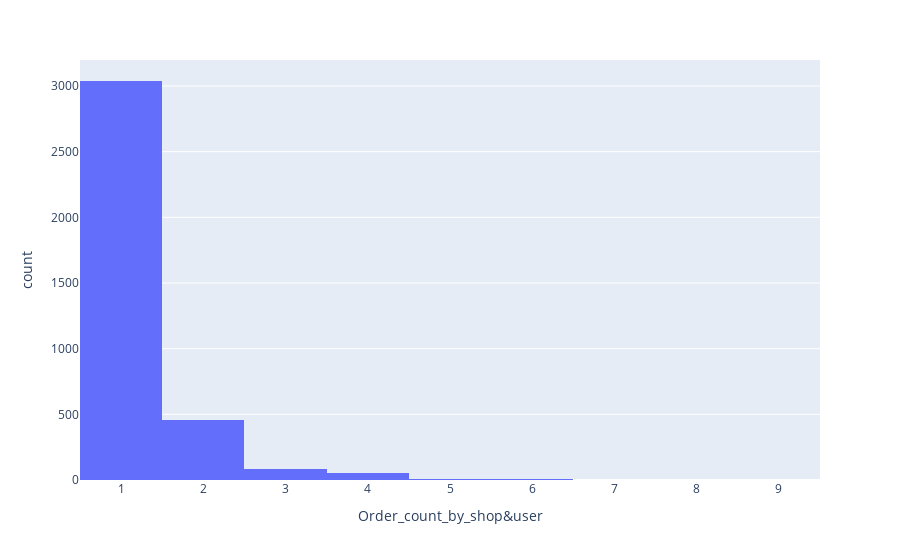

This figure's notebook cell:
### Markdown cell above
### Indicator 2: A pair of shop owner - user makes an unreasonably high number of transactions

### Code cell
# Order count by shop-user pair
df = pd.DataFrame(Orders.groupby(['uid', 'shop_id']).agg(['sum', 'count']))['rebate']
df.columns = ['Rebate_sum_by_shop&user','Order_count_by_shop&user']
px.histogram(df, x='Order_count_by_shop&user')

### Figure 1 — Plotly figure (JSON) as saved in the notebook; plotly's stock layout.template omitted (floating-point values rounded to 4 significant figures; data arrays with more than 128 entries replaced by an {"elided": "..."} marker saying what was removed)
{"data": [{"alignmentgroup": "True", "bingroup": "x", "hovertemplate": "Order_count_by_shop&user=%{x}<br>count=%{y}<extra></extra>", "legendgroup": "", "marker": {"color": "#636efa", "pattern": {"shape": ""}}, "name": "", "offsetgroup": "", "orientation": "v", "showlegend": false, "type": "histogram", "x": {"elided": "3649 int values"}, "xaxis": "x", "yaxis": "y"}], "layout": {"barmode": "relative", "legend": {"tracegroupgap": 0}, "margin": {"t": 60}, "xaxis": {"anchor": "y", "domain": [0, 1], "title": {"text": "Order_count_by_shop&user"}}, "yaxis": {"anchor": "x", "domain": [0, 1], "title": {"text": "count"}}}}
